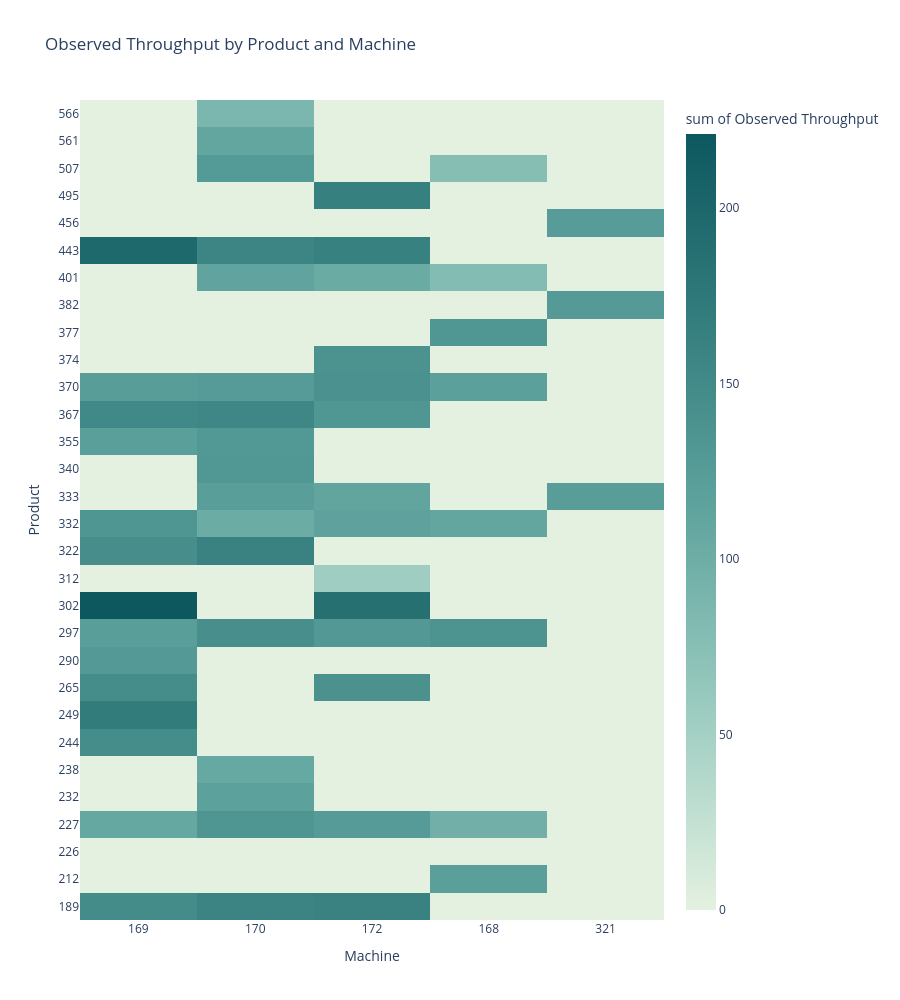

The cell this chart's notebook holds for it:
### Code cell
df["ProductID"]=df["ProductID"].astype(str)
df["DeviceID"]=df["DeviceID"].astype(str)

a = (
    df.groupby(["ProductID", "DeviceID"], as_index=False)
      .agg(
          QuantityProduced=("QuantityProduced", "sum"),
          TotalReportedHours=("TotalReportedHours", "sum")
      )
)

print(a)

a["ObservedThroughput"] = (
    a["QuantityProduced"] / a["TotalReportedHours"]
)

fig=px.density_heatmap(
    a,
    y="ProductID",
    x="DeviceID",
    z="ObservedThroughput",
    color_continuous_scale="Mint",
    title="Observed Throughput by Product and Machine",
    labels={
        "DeviceID": "Machine",
        "ProductID": "Product",
        "ObservedThroughput": "Observed Throughput"
    },
    

)

fig.update_yaxes(
    showgrid=True,             # Turn Y-axis grid lines ON (set to False to turn OFF)
    gridwidth=2,               # Change width of the grid lines
    automargin=True,
)

fig.update_xaxes(automargin=True)

fig.update_layout(height=1000)

fig.show()

### Figure 1 — Plotly figure (JSON) as saved in the notebook; plotly's stock layout.template omitted (floating-point values rounded to 4 significant figures)
{"data": [{"coloraxis": "coloraxis", "histfunc": "sum", "hovertemplate": "Machine=%{x}<br>Product=%{y}<br>sum of Observed Throughput=%{z}<extra></extra>", "name": "", "type": "histogram2d", "x": ["169", "170", "172", "168", "170", "168", "169", "170", "172", "170", "170", "169", "169", "169", "172", "169", "168", "169", "170", "172", "169", "172", "172", "169", "170", "168", "169", "170", "172", "170", "172", "321", "170", "169", "170", "169", "170", "172", "168", "169", "170", "172", "172", "168", "321", "168", "170", "172", "169", "170", "172", "321", "172", "168", "170", "170", "170"], "xaxis": "x", "xbingroup": "x", "y": ["189", "189", "189", "212", "226", "227", "227", "227", "227", "232", "238", "244", "249", "265", "265", "290", "297", "297", "297", "297", "302", "302", "312", "322", "322", "332", "332", "332", "332", "333", "333", "333", "340", "355", "355", "367", "367", "367", "370", "370", "370", "370", "374", "377", "382", "401", "401", "401", "443", "443", "443", "456", "495", "507", "507", "561", "566"], "yaxis": "y", "ybingroup": "y", "z": [147.9, 159.3, 161.9, 120.8, 0.0, 97.07, 108.7, 134.3, 126.1, 117.1, 107.4, 146.1, 170.7, 145.9, 139.2, 128.4, 136.6, 122.4, 144.2, 129.9, 221.0, 187.4, 53.87, 145.5, 161.1, 110.3, 134.5, 102.6, 115.7, 121.4, 111.7, 123.2, 132.4, 120.5, 130.9, 151.2, 154.0, 133.3, 118.3, 122.8, 126.2, 139.6, 138.3, 132.5, 126.9, 80.05, 112.7, 103.6, 197.4, 157.5, 162.9, 124.7, 164.3, 76.54, 127.9, 110.8, 86.13]}], "layout": {"coloraxis": {"colorbar": {"title": {"text": "sum of Observed Throughput"}}, "colorscale": [[0.0, "rgb(228, 241, 225)"], [0.1667, "rgb(180, 217, 204)"], [0.3333, "rgb(137, 192, 182)"], [0.5, "rgb(99, 166, 160)"], [0.6667, "rgb(68, 140, 138)"], [0.8333, "rgb(40, 114, 116)"], [1.0, "rgb(13, 88, 95)"]]}, "height": 1000, "legend": {"tracegroupgap": 0}, "title": {"text": "Observed Throughput by Product and Machine"}, "xaxis": {"anchor": "y", "automargin": true, "domain": [0.0, 1.0], "title": {"text": "Machine"}}, "yaxis": {"anchor": "x", "automargin": true, "domain": [0.0, 1.0], "gridwidth": 2, "showgrid": true, "title": {"text": "Product"}}}}
